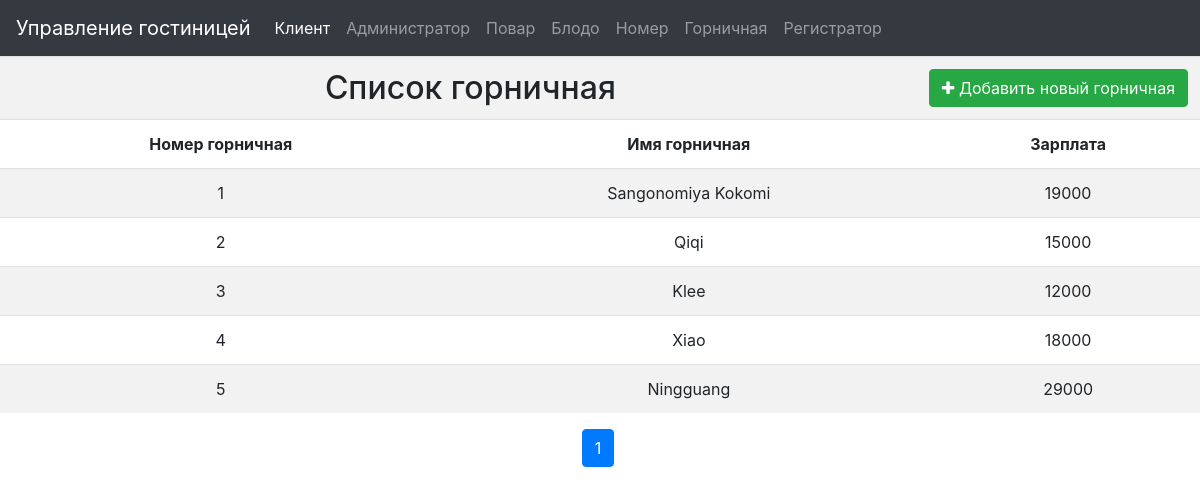
The page /housekeeping.php on the database its author committed.
### tables this page shows
CREATE TABLE `housekeepings` (
  `housekeeping_id` int(11) NOT NULL,
  `housekeeping_name` varchar(50) NOT NULL,
  `housekeeping_salary` int(11) NOT NULL
);

### housekeeping.php (the view, shortened to what this page needs)
<?php
include_once('connection.php');
$number_per_page = 15;
if (isset($_GET["page"])) {
    $page = $_GET["page"];
} else {
    $page = 1;
}
$start_from = ($page - 1) * $number_per_page;
$sql = "SELECT * FROM housekeepings limit $start_from, $number_per_page";
$result = $mysqli->query($sql);
?>
<!DOCTYPE html>
<html lang="en">
<head>
    <link rel="stylesheet" href="https://stackpath.bootstrapcdn.com/bootstrap/4.5.2/css/bootstrap.min.css">
    <link rel="stylesheet" href="https://maxcdn.bootstrapcdn.com/font-awesome/4.7.0/css/font-awesome.min.css">
</head>
<body>
<table class="table table-striped text-center">
    <tr>
        <th colspan="10">
            <h2 style="display: inline;">Список горничная</h2>
            <a href="AddHousekeeping.php" class="btn btn-success pull-right"><i class="fa fa-plus"></i> Добавить новый горничная</a>
        </th>
    </tr>
    <t>
        <th>Номер горничная</th>
        <th>Имя горничная</th>
        <th>Зарплата</th>
    </t>
    <?php
    foreach($result as $row)
    {
        ?>
        <tr>
            <td><?php echo $row['housekeeping_id'] ?></td>
            <td><?php echo $row['housekeeping_name'] ?></td>
            <td><?php echo $row['housekeeping_salary'] ?></td>
        </tr>
        <?php
    }
    ?>
</table>
<p class="text-center">
    <?php
    $sql = "select * from housekeepings";
    $result= $mysqli->query($sql);
    $total_records = $result->num_rows;
    $total_pages=ceil($total_records/$number_per_page);
    for($i=1;$i<=$total_pages;$i++)
    {
        echo "<a class='btn btn-primary mr-1' role='button' href='housekeeping.php?page=".$i."'>".$i."</a>" ;
    }
    ?>
</p>
</body>
</html>

### rows shown on the page
housekeepings: housekeeping_id "1", housekeeping_name "Sangonomiya Kokomi", housekeeping_salary "19000"
housekeepings: housekeeping_id "2", housekeeping_name "Qiqi", housekeeping_salary "15000"
housekeepings: housekeeping_id "3", housekeeping_name "Klee", housekeeping_salary "12000"
housekeepings: housekeeping_id "4", housekeeping_name "Xiao", housekeeping_salary "18000"
housekeepings: housekeeping_id "5", housekeeping_name "Ningguang", housekeeping_salary "29000"
